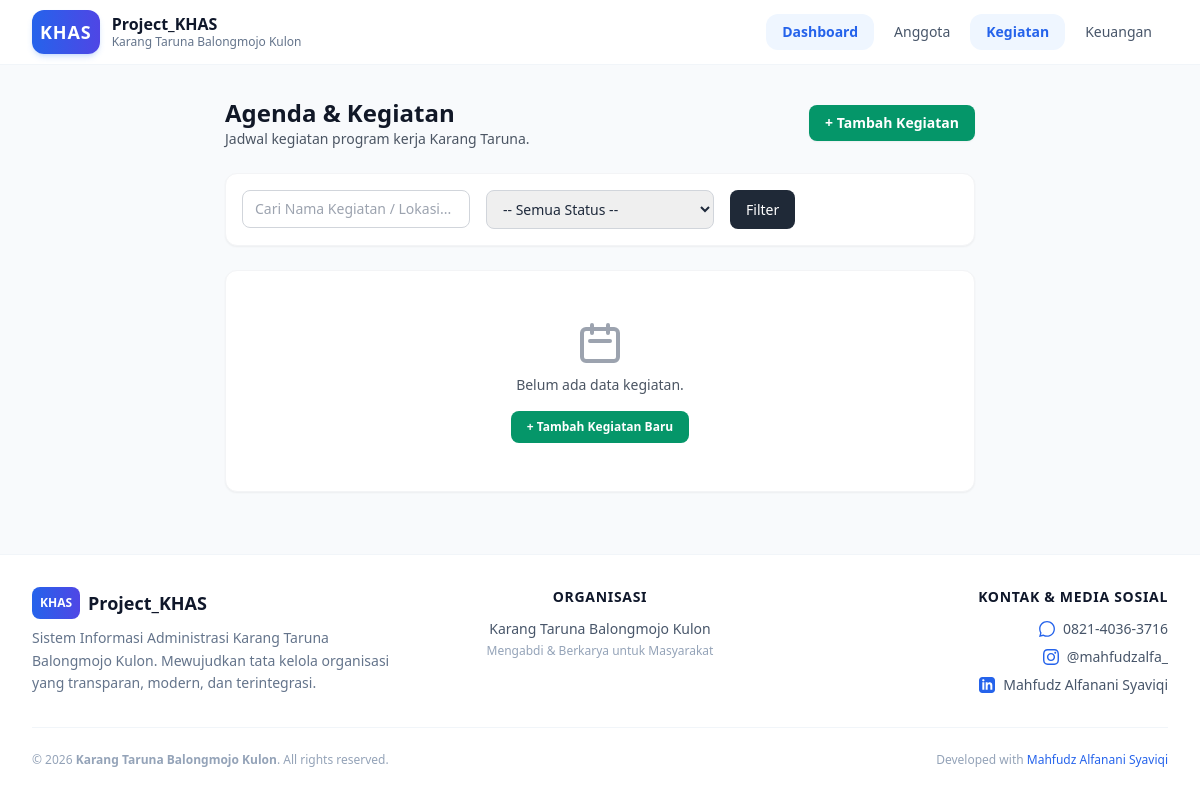
The app's page /kegiatan/index.php, older data.
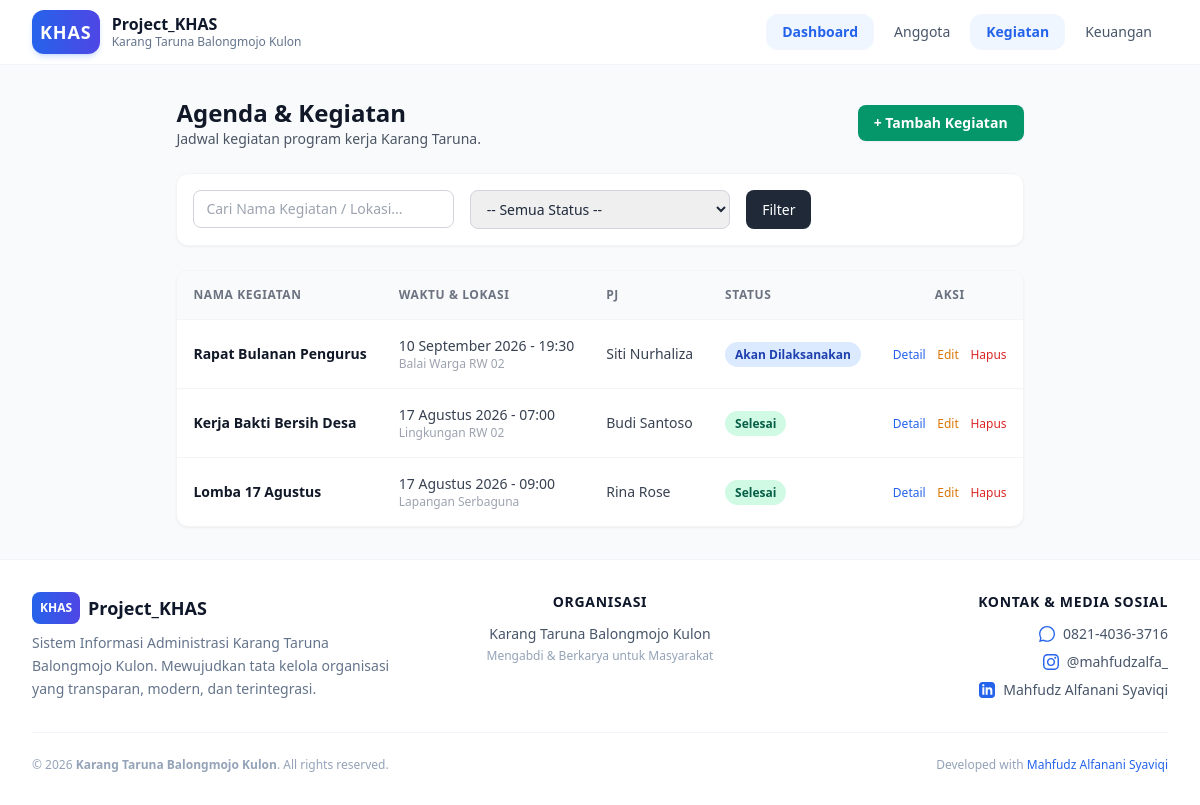
The same page, newer data.
### tables this page shows
CREATE TABLE IF NOT EXISTS `kegiatan` (
  `id` INT AUTO_INCREMENT PRIMARY KEY,
  `nama_kegiatan` VARCHAR(150) NOT NULL,
  `tanggal` DATE NOT NULL,
  `waktu` TIME NOT NULL,
  `lokasi` VARCHAR(150) NOT NULL,
  `penanggung_jawab` VARCHAR(100) NOT NULL,
  `deskripsi` TEXT NULL,
  `status` ENUM('Rencana', 'Akan Dilaksanakan', 'Selesai', 'Dibatalkan') NOT NULL DEFAULT 'Rencana',
  `created_at` TIMESTAMP DEFAULT CURRENT_TIMESTAMP,
  `updated_at` TIMESTAMP DEFAULT CURRENT_TIMESTAMP ON UPDATE CURRENT_TIMESTAMP
);

### config/database.php (called while the page is built, shortened)
<?php
function base_url($path = '')
{
  return 'http://localhost/Project_Khas/' . ltrim($path, '/');
}
function format_tanggal($tanggal)
{
  $bulan = [
    1 => 'Januari',
    'Februari',
    'Maret',
    'April',
    'Mei',
    'Juni',
    'Juli',
    'Agustus',
    'September',
    'Oktober',
    'November',
    'Desember'
  ];
  $split = explode('-', $tanggal);
  return $split[2] . ' ' . $bulan[(int)$split[1]] . ' ' . $split[0];
}

### kegiatan/index.php (the view, shortened to what the changed rows need)
<?php
require_once __DIR__ . '/../config/database.php';
$query = "SELECT * FROM kegiatan WHERE 1=1";
$params = [];
$query .= " ORDER BY tanggal DESC";
$stmt = $pdo->prepare($query);
$stmt->execute($params);
$kegiatan_list = $stmt->fetchAll();
require_once __DIR__ . '/../includes/header.php';
require_once __DIR__ . '/../includes/navbar.php';
?>
<main class="max-w-7xl mx-auto px-4 sm:px-6 lg:px-8 py-8 flex-grow">
  <div class="flex flex-col md:flex-row md:items-center justify-between gap-4 mb-6">
    <div>
      <h1 class="text-2xl font-bold text-gray-900">Agenda & Kegiatan</h1>
    </div>
  </div>
  <div class="bg-white rounded-xl shadow-sm border border-gray-100 overflow-hidden">
    <?php if (empty($kegiatan_list)): ?>
      <div class="text-center py-12 px-4">
        <svg class="mx-auto h-12 w-12 text-gray-400" fill="none" stroke="currentColor" viewBox="0 0 24 24">
          <path stroke-linecap="round" stroke-linejoin="round" stroke-width="2" d="M8 7V3m8 4V3m-9 8h10M5 21h14a2 2 0 002-2V7a2 2 0 00-2-2H5a2 2 0 00-2 2v12a2 2 0 002 2z" />
        </svg>
        <p class="mt-2 text-sm text-gray-600 font-medium">Belum ada data kegiatan.</p>
        <a href="<?= base_url('kegiatan/tambah.php') ?>" class="mt-4 inline-block px-4 py-2 bg-emerald-600 text-white text-xs font-semibold rounded-lg hover:bg-emerald-700">+ Tambah Kegiatan Baru</a>
      </div>
    <?php else: ?>
      <div class="overflow-x-auto">
        <table class="w-full text-left border-collapse text-sm">
          <thead>
            <tr class="bg-gray-50 border-b border-gray-100 text-gray-500 uppercase text-xs tracking-wider">
              <th class="p-4">Nama Kegiatan</th>
              <th class="p-4">Waktu & Lokasi</th>
              <th class="p-4">PJ</th>
              <th class="p-4">Status</th>
              <th class="p-4 text-center">Aksi</th>
            </tr>
          </thead>
          <tbody class="divide-y divide-gray-100">
            <?php foreach ($kegiatan_list as $k): ?>
              <tr class="hover:bg-gray-50 transition">
                <td class="p-4 font-semibold text-gray-900">
                  <a href="<?= base_url('kegiatan/detail.php?id=' . $k['id']) ?>" class="hover:text-emerald-600">
                    <?= htmlspecialchars($k['nama_kegiatan']) ?>
                  </a>
                </td>
                <td class="p-4 text-gray-700">
                  <div><?= format_tanggal($k['tanggal']) ?> - <?= date('H:i', strtotime($k['waktu'])) ?></div>
                  <div class="text-xs text-gray-400"><?= htmlspecialchars($k['lokasi']) ?></div>
                </td>
                <td class="p-4 text-gray-700"><?= htmlspecialchars($k['penanggung_jawab']) ?></td>
                <td class="p-4">
                  <span class="px-2.5 py-1 text-xs rounded-full font-semibold
                                        <?= $k['status'] === 'Selesai' ? 'bg-emerald-100 text-emerald-800' : ($k['status'] === 'Akan Dilaksanakan' ? 'bg-blue-100 text-blue-800' : 'bg-gray-100 text-gray-800') ?>">
                    <?= $k['status'] ?>
                  </span>
                </td>
                <td class="p-4 text-center space-x-2">
                  <a href="<?= base_url('kegiatan/detail.php?id=' . $k['id']) ?>" class="text-blue-600 hover:text-blue-800 font-medium text-xs">Detail</a>
                  <a href="<?= base_url('kegiatan/edit.php?id=' . $k['id']) ?>" class="text-amber-600 hover:text-amber-800 font-medium text-xs">Edit</a>
                  <button type="button" data-delete-url="<?= base_url('kegiatan/hapus.php?id=' . $k['id']) ?>" data-delete-title="Kegiatan: <?= htmlspecialchars($k['nama_kegiatan']) ?>" class="btn-delete text-red-600 hover:text-red-800 font-medium text-xs">Hapus</button>
                </td>
              </tr>
            <?php endforeach; ?>
          </tbody>
        </table>
      </div>
    <?php endif; ?>
  </div>
</main>
<?php require_once __DIR__ . '/../includes/footer.php'; ?>

### includes/navbar.php (shortened to what the changed rows need)
<header class="bg-white/90 dark:bg-slate-900/90 backdrop-blur-md border-b border-slate-100 dark:border-slate-800 text-slate-800 dark:text-slate-100 sticky top-0 z-40 transition-colors duration-200">
  <div class="max-w-7xl mx-auto px-4 sm:px-6 lg:px-8">
    <div class="flex items-center justify-between h-16">
      <nav class="hidden md:flex space-x-1">
        <?php
        $current_uri = $_SERVER['REQUEST_URI'];
        $nav_items = [
          'Dashboard' => 'index.php',
          'Anggota'   => 'anggota/index.php',
          'Kegiatan'  => 'kegiatan/index.php',
          'Keuangan'  => 'keuangan/index.php',
        ];
        foreach ($nav_items as $name => $link):
          $full_link = base_url($link);
          $is_active = false;
          if ($link === 'index.php') {
            $is_active = (basename($current_uri) === 'index.php' || basename($current_uri) === 'Project_Khas' || basename($current_uri) === '');
          } else {
            $folder_name = explode('/', $link)[0];
            $is_active = (strpos($current_uri, '/' . $folder_name . '/') !== false);
          }
          $active_class = $is_active
            ? 'bg-blue-50 dark:bg-blue-900/40 text-blue-600 dark:text-blue-400 font-semibold'
            : 'text-slate-600 dark:text-slate-300 hover:bg-slate-100 dark:hover:bg-slate-800 hover:text-slate-900 dark:hover:text-white font-medium';
        ?>
          <a href="<?= $full_link ?>" class="px-4 py-2 rounded-xl text-sm transition-all duration-150 <?= $active_class ?>">
            <?= $name ?>
          </a>
        <?php endforeach; ?>
      </nav>
    </div>
  </div>
</header>

Row changes from the older to the newer data that the page shows:
added kegiatan: nama_kegiatan "Rapat Bulanan Pengurus", tanggal "10 September 2026", waktu "19:30", lokasi "Balai Warga RW 02", penanggung_jawab "Siti Nurhaliza", status "Akan Dilaksanakan"
added kegiatan: nama_kegiatan "Kerja Bakti Bersih Desa", tanggal "17 Agustus 2026", waktu "07:00", lokasi "Lingkungan RW 02", penanggung_jawab "Budi Santoso", status "Selesai"
added kegiatan: nama_kegiatan "Lomba 17 Agustus", tanggal "17 Agustus 2026", waktu "09:00", lokasi "Lapangan Serbaguna", penanggung_jawab "Rina Rose", status "Selesai"
Text that changed along with them:
text no longer shown: "Belum ada data kegiatan. + Tambah Kegiatan Baru"
text now shown: "NAMA KEGIATAN WAKTU & LOKASI PJ STATUS AKSI"
